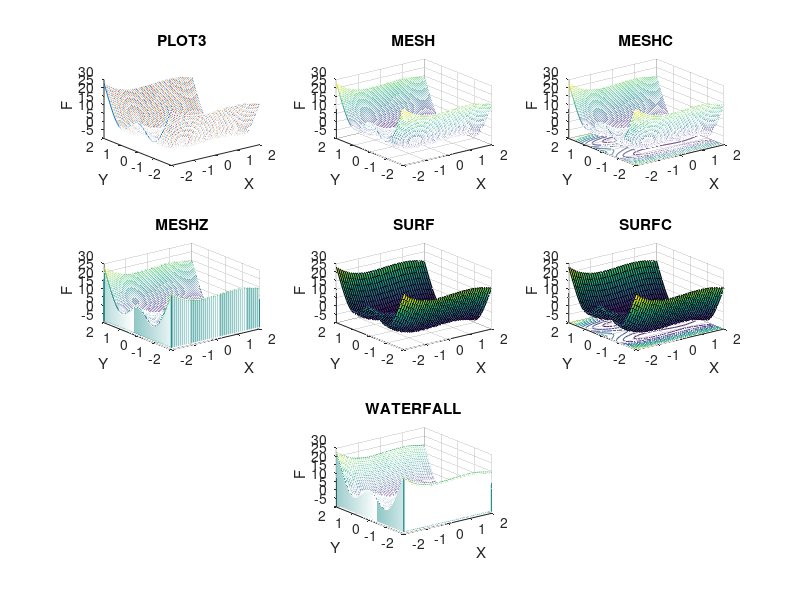

The MATLAB source for this figure:
clc
clear all
close all
x = -2:0.03:2;
y = -2:0.03:2;
[X,Y]=meshgrid(x,y);
F=exp(X)+Y.^4-X.^3+4*cos(pi*Y);
subplot(3,3,1)
plot3(X,Y,F)
xlabel('X')
ylabel('Y')
zlabel('F')
title('PLOT3')

subplot(3,3,2)
mesh(X,Y,F)
xlabel('X')
ylabel('Y')
zlabel('F')
title('MESH')

subplot(3,3,3)
meshc(X,Y,F)
xlabel('X')
ylabel('Y')
zlabel('F')
title('MESHC')

subplot(3,3,4)
meshz(X,Y,F)
xlabel('X')
ylabel('Y')
zlabel('F')
title('MESHZ')

subplot(3,3,8)
waterfall(X,Y,F)
xlabel('X')
ylabel('Y')
zlabel('F')
title('WATERFALL')

x = -2:0.1:2;
y = -2:0.1:2;
[X1,Y1]=meshgrid(x,y);
F1=exp(X1)+Y1.^4-X1.^3+4*cos(pi*Y1);
subplot(3,3,5)
surf(X1,Y1,F1)
xlabel('X')
ylabel('Y')
zlabel('F')
title('SURF')

subplot(3,3,6)
surfc(X1,Y1,F1)
xlabel('X')
ylabel('Y')
zlabel('F')
title('SURFC')
